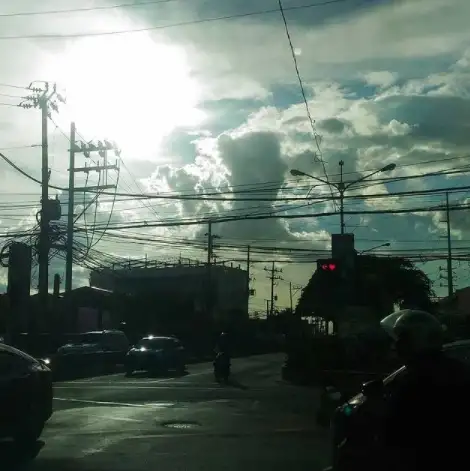
#> input picture test images/against_the_light.png, 470 x 471 px, found by its file name
$ python masking.py
#> lines starting #> are read from the running program, lines starting #| are printed output that depends on the picture
import numpy as np
import matplotlib.pyplot as plt
from skimage.io import imread, imshow
from skimage.color import rgb2hsv, rgb2gray, rgb2yuv
from skimage import color, exposure, transform
from skimage.exposure import equalize_hist

import keyboard

dark_image = imread('test images\\against_the_light.png')
#> dark_image is the input picture: shape (471, 470, 3); mean R, G, B 96.7, 110.6, 101.9

# Converts image into grey scale
dark_image_grey = rgb2gray(dark_image)
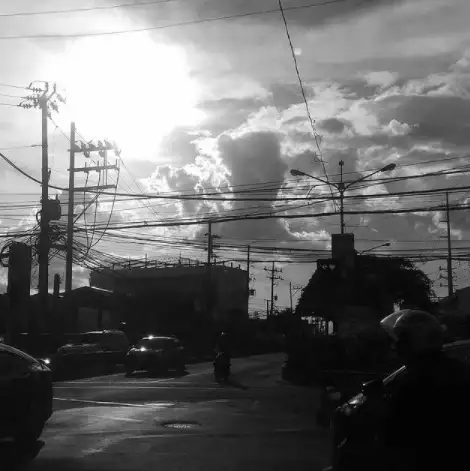
#> dark_image_grey: shape (471, 470) float64; min 0, max 1, mean 0.42
# plt.figure(num=None, figsize=(8, 6), dpi=80)
# plt.imshow(dark_image_grey, cmap='gray')


# Use FFT function in skimage
dark_image_grey_fourier = np.fft.fftshift(np.fft.fft2(dark_image_grey))
# plt.figure(num=None, figsize=(8, 6), dpi=80)
# plt.imshow(np.log(abs(dark_image_grey_fourier)), cmap='gray')


def fourier_masker_vertical(image, i):
    f_size = 15
    dark_image_grey_fourier = np.fft.fftshift(np.fft.fft2(rgb2gray(image)))
    dark_image_grey_fourier[:225, 235:240] = i
    dark_image_grey_fourier[-225:, 235:240] = i
    fig, ax = plt.subplots(1, 3, figsize=(15, 15))
    ax[0].imshow(np.log(abs(dark_image_grey_fourier)), cmap='gray')
    ax[0].set_title('Masked Fourier', fontsize=f_size)
    ax[1].imshow(rgb2gray(image), cmap='gray')
    ax[1].set_title('Greyscale Image', fontsize=f_size);
    ax[2].imshow(abs(np.fft.ifft2(dark_image_grey_fourier)),
                 cmap='gray')
    ax[2].set_title('Transformed Greyscale Image',
                    fontsize=f_size);

def fourier_masker_horizontal(image, i):
    f_size = 15
    dark_image_grey_fourier = np.fft.fftshift(np.fft.fft2(rgb2gray(image)))

    # [235:240, :xxx] represents the width, the y-coordinates that you want to mask.
    # [xxx:xxx, :230] represents the length, the x-coordinates that you want to mask.
    dark_image_grey_fourier[235:240] = i
    # dark_image_grey_fourier[100:105,-230:] = i
    fig, ax = plt.subplots(1,3,figsize=(15,15))
    ax[0].imshow(np.log(abs(dark_image_grey_fourier)), cmap='gray')
    ax[0].set_title('Masked Fourier', fontsize = f_size)
    ax[1].imshow(rgb2gray(image), cmap = 'gray')
    ax[1].set_title('Greyscale Image', fontsize = f_size)
    ax[2].imshow(abs(np.fft.ifft2(dark_image_grey_fourier)),
                     cmap='gray')
    ax[2].set_title('Transformed Greyscale Image',
                     fontsize = f_size)

def fourier_iterator(image, value_list):
    for i in value_list:
        fourier_masker_vertical(image, i)


def fourier_transform_rgb(image):
    f_size = 25
    transformed_channels = []
    for i in range(3):
        rgb_fft = np.fft.fftshift(np.fft.fft2((image[:, :, i])))
        rgb_fft[:225, 235:237] = 1
        rgb_fft[-225:, 235:237] = 1
        transformed_channels.append(abs(np.fft.ifft2(rgb_fft)))

    final_image = np.dstack([transformed_channels[0].astype(int),
                             transformed_channels[1].astype(int),
                             transformed_channels[2].astype(int)])

    fig, ax = plt.subplots(1, 2, figsize=(15, 11))
    ax[0].imshow(image)
    ax[0].set_title('Original Image', fontsize=f_size)
    ax[0].set_axis_off()

    ax[1].imshow(final_image)
    ax[1].set_title('Transformed Image', fontsize=f_size)
    ax[1].set_axis_off()

    fig.tight_layout()


fourier_iterator(dark_image, [0.001, 1, 100])
# fourier_transform_rgb(dark_image)
plt.show()
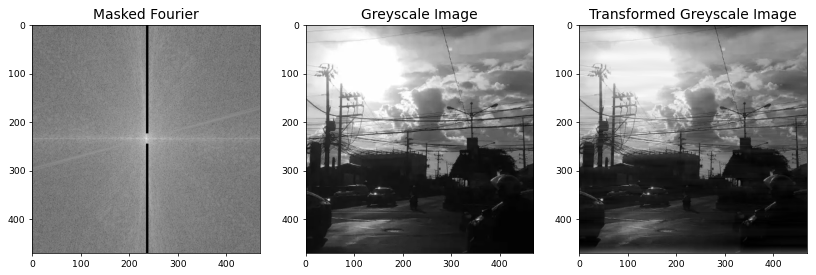
#> figure drawn by matplotlib, 3 panels
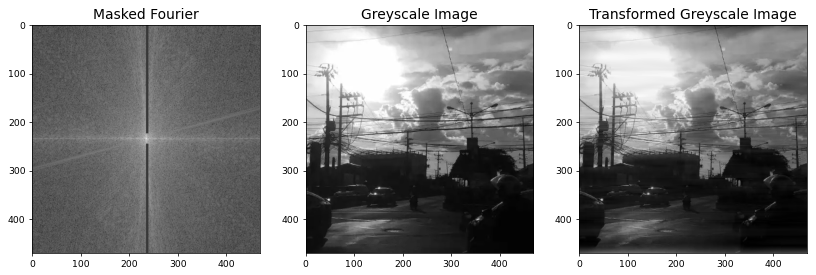
#> figure drawn by matplotlib, 3 panels
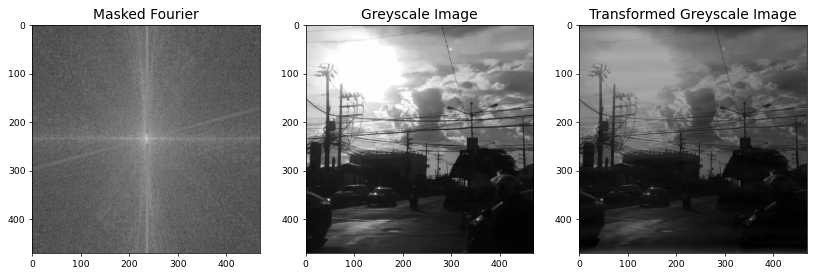
#> figure drawn by matplotlib, 3 panels

keyboard.wait("q")
plt.close('all')

$ run again, with test images/Felis_silvestris_silvestris_small_gradual_decrease_of_quality.png copied over test images/against_the_light.png
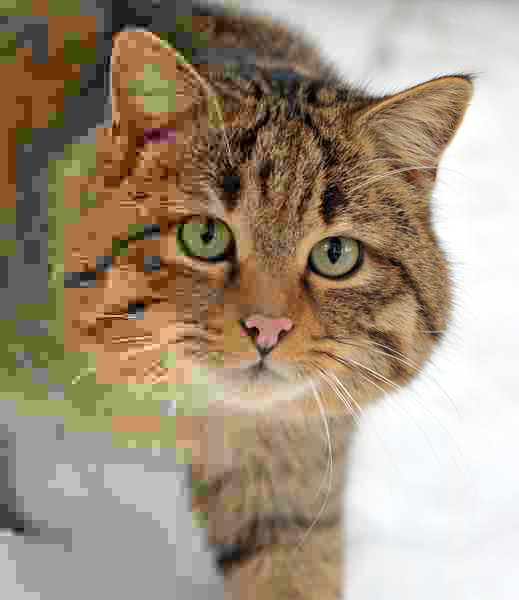
#> input picture test images/Felis_silvestris_silvestris_small_gradual_decrease_of_quality.png, 519 x 600 px, found by its file name
#> dark_image is the input picture: shape (600, 519, 3); mean R, G, B 163.4, 147.3, 126.4
#> `dark_image_grey = rgb2gray(dark_image)`:
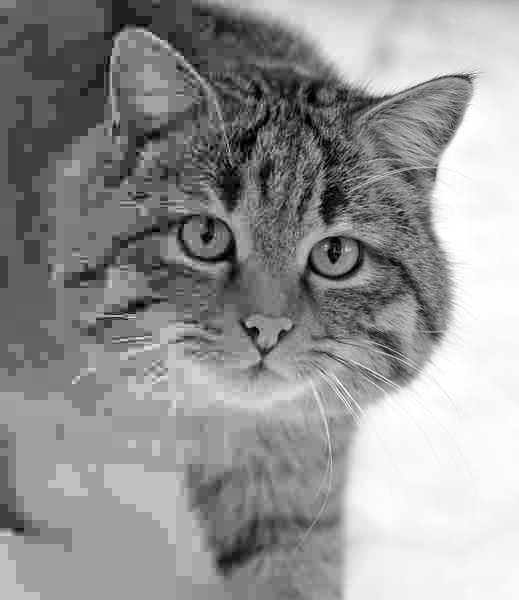
#> dark_image_grey: shape (600, 519) float64; min 0, max 1, mean 0.585
#> `plt.show()`:
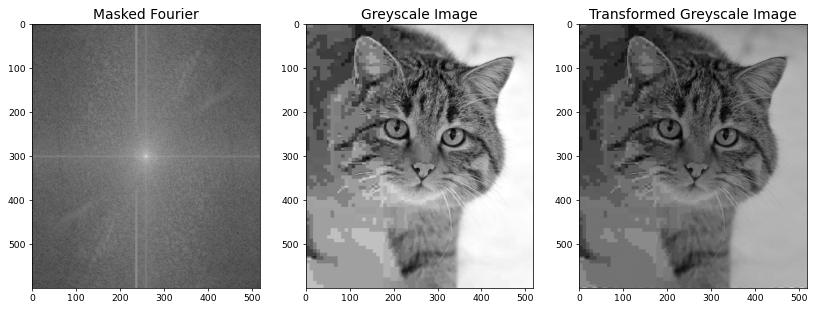
#> figure drawn by matplotlib, 3 panels
